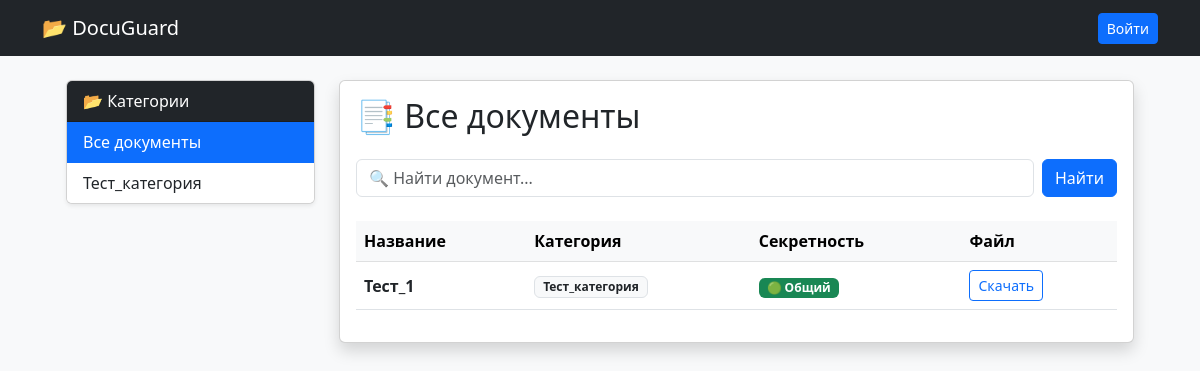
Before: / with the older database file.
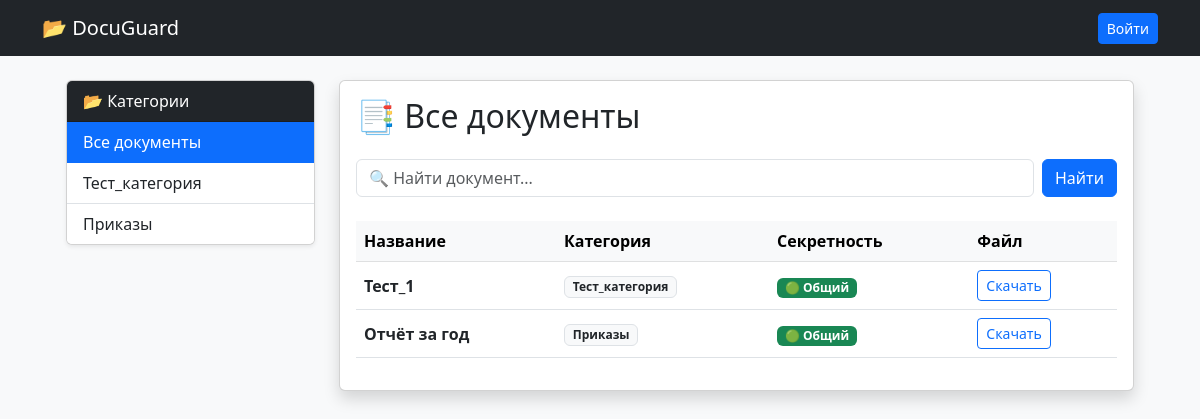
After: the same page with the newer database file.
### core/models.py (models this page shows, shortened)
class Category(models.Model):
    name = models.CharField(max_length=100, verbose_name="Название категории")
    retention_days = models.IntegerField(default=365, verbose_name="Срок хранения (дней)")
    class Meta:
        verbose_name = "Категория"
        verbose_name_plural = "Категории"

class Document(models.Model):
    SECURITY_CHOICES = [
        ('public', '🟢 Общий (Видят все)'),
        ('internal', '🟡 Для служебного пользования'),
        ('secret', '🔴 Секретно (Только топ-менеджмент)'),
    ]
    title = models.CharField(max_length=200, verbose_name="Название")
    description = models.TextField(blank=True, verbose_name="Краткое описание")
    file = models.FileField(upload_to='docs/', verbose_name="Файл")
    category = models.ForeignKey(Category, on_delete=models.SET_NULL, null=True, verbose_name="Категория")
    uploaded_by = models.ForeignKey(User, on_delete=models.CASCADE, verbose_name="Кто загрузил")
    security_level = models.CharField(
        max_length=20,
        choices=SECURITY_CHOICES,
        default='internal',
        verbose_name="Гриф секретности"
    )
    is_archived = models.BooleanField(default=False, verbose_name="В архиве?")
    created_at = models.DateTimeField(auto_now_add=True, verbose_name="Дата создания")
    updated_at = models.DateTimeField(auto_now=True, verbose_name="Последнее изменение")
    class Meta:
        verbose_name = "Документ"
        verbose_name_plural = "Документы"

### core/views.py (the view)
# urls.py: path('', document_list, name='home'),
def document_list(request):
    if request.user.is_superuser:
        docs = Document.objects.all()
    elif request.user.is_authenticated:
        docs = Document.objects.filter(security_level__in=['public', 'internal'])
    else:
        docs = Document.objects.filter(security_level='public')
    categories = Category.objects.all()
    category_id = request.GET.get('category')
    if category_id:
        docs = docs.filter(category_id=category_id)
    search_query = request.GET.get('q', '')
    if search_query:
        query_lower = search_query.lower()
        docs = [doc for doc in docs if doc.title.lower().startswith(query_lower)]
    context = {
        'docs': docs,
        'categories': categories,  # Список кнопок для меню
        'current_category': int(category_id) if category_id else None,  # Чтобы подсветить активную кнопку
        'search_query': search_query
    }
    return render(request, 'core/document_list.html', context)

### core/templates/core/document_list.html (shortened to what this page needs)
<!DOCTYPE html>
<html lang="ru">
<head>
    <link href="https://cdn.jsdelivr.net/npm/bootstrap@5.3.0/dist/css/bootstrap.min.css" rel="stylesheet">
</head>
<body class="bg-light">
<nav class="navbar navbar-dark bg-dark mb-4">
    <div class="container">
        <a class="navbar-brand" href="{% url 'home' %}">📂 DocuGuard</a>
        <div>
            {% if user.is_authenticated %}
                <span class="text-white me-3">Привет, {{ user.username }}!</span>
                <form action="{% url 'logout' %}" method="post" style="display:inline;">
                    {% csrf_token %}
                    <button class="btn btn-sm btn-outline-light">Выйти</button>
                </form>
            {% else %}
                <a href="{% url 'login' %}" class="btn btn-sm btn-primary">Войти</a>
            {% endif %}
        </div>
    </div>
</nav>
<div class="container">
    <div class="container-fluid px-4"> <div class="row">
        <div class="col-md-3 mb-4">
            <div class="card shadow-sm">
                <div class="card-header bg-dark text-white">
                    📂 Категории
                </div>
                <div class="list-group list-group-flush">
                    <a href="{% url 'home' %}"
                       class="list-group-item list-group-item-action {% if not current_category %}active{% endif %}">
                        Все документы
                    </a>
                    {% for cat in categories %}
                    <a href="?category={{ cat.id }}"
                       class="list-group-item list-group-item-action {% if current_category == cat.id %}active{% endif %}">
                        {{ cat.name }}
                    </a>
                    {% endfor %}
                </div>
            </div>
        </div>
        <div class="col-md-9">
            <div class="card shadow">
                <div class="card-body">
                    <h2 class="mb-4">
                        {% if current_category %}
                             📂 Фильтр: Категория #{{ current_category }}
                        {% else %}
                             📑 Все документы
                        {% endif %}
                    </h2>
                    <form method="get" class="d-flex gap-2 mb-4">
                        <input type="text" name="q" class="form-control"
                               placeholder="🔍 Найти документ..." value="{{ search_query }}">
                        <button type="submit" class="btn btn-primary">Найти</button>
                    </form>
                    <table class="table table-hover align-middle">
                        <thead class="table-light">
                            <tr>
                                <th>Название</th>
                                <th>Категория</th>
                                <th>Секретность</th>
                                <th>Файл</th>
                            </tr>
                        </thead>
                        <tbody>
                            {% for doc in docs %}
                            <tr>
                                <td class="fw-bold">{{ doc.title }}</td>
                                <td><span class="badge bg-light text-dark border">{{ doc.category.name|default:"-" }}</span></td>
                                <td>
                                    {% if doc.security_level == 'secret' %}
                                        <span class="badge bg-danger">🔴 Секретно</span>
                                    {% elif doc.security_level == 'internal' %}
                                        <span class="badge bg-warning text-dark">🟡 Служебный</span>
                                    {% else %}
                                        <span class="badge bg-success">🟢 Общий</span>
                                    {% endif %}
                                </td>
                                <td>
                                    <a href="{{ doc.file.url }}" class="btn btn-sm btn-outline-primary" target="_blank">Скачать</a>
                                </td>
                            </tr>
                            {% endfor %}
                        </tbody>
                    </table>
                </div>
            </div>
        </div> </div>
</div>
</div>
</body>
</html>

Changed rows visible on the page:
added Category: name "Приказы"
added Document: title "Отчёт за год", category.name "Приказы", security_level "🟢 Общий"
